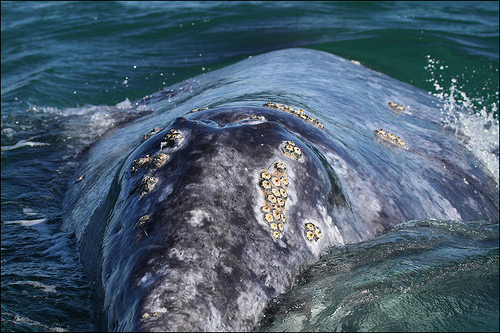
#> input picture test_images/ILSVRC2012_val_00000016.JPEG, 500 x 333 px
$ python -i GMM.py   (imports and definitions only)   (older library calls are emulated)
#> lines starting #> are read from the running program, lines starting #| are printed output that depends on the picture
import torch.optim as optim
from GMM_model import *
from common import *
import cv2
import torch.nn.functional as F
import numpy as np

# [27 lines left out: function save_res, not called in this run]


# Spatial Information / Image Complexity
def SI(img_path):
#> called with img_path = 'test_images/ILSVRC2012_val_00000016.JPEG'
    gray_img = cv2.imread(img_path,0)
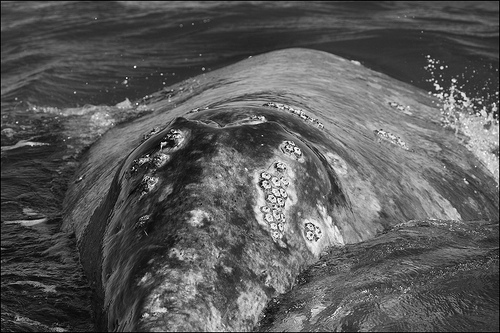
#> gray_img: shape (333, 500); min 0, max 255, mean 89.6
    JND_mask = JND(gray_img)
    x = cv2.Sobel(gray_img,cv2.CV_16S,1,0)
    y = cv2.Sobel(gray_img,cv2.CV_16S,0,1)
    absX = cv2.convertScaleAbs(x)  # turn to uint8
    absY = cv2.convertScaleAbs(y)
    dst = cv2.addWeighted(absX, 0.5, absY, 0.5, 0)

    return JND_mask, dst.mean()


# LA in paper
def LA(img):
    m, n = img.shape
#> m = 333; n = 500
    LA_mask = np.zeros((m, n))
    save_list = np.zeros(256)
    for i in range(128):
        save_list[i] = 17 * (1 - np.sqrt(i / 127)) + 3
    for i in range(128,256):
        save_list[i] = 3 * (i - 127) / 128 + 3

    for i in range(m):
        for j in range(n):
            LA_mask[i][j] = save_list[img[i][j]]
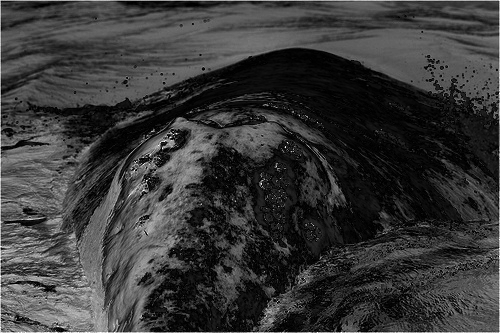
#> LA_mask: shape (333, 500) float64; min 3, max 20, mean 6.78; drawn with min black and max white

    return LA_mask


# CM in paper
# [16 lines left out: function CM, not called in this run]


# Compute JND mask
def JND(img):
#> (the run stopped early here; a loop or call above may not have finished)

$ run again, on test_images/ILSVRC2012_val_00000073.JPEG
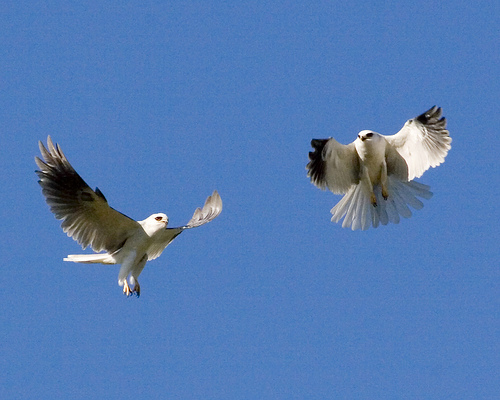
#> input picture test_images/ILSVRC2012_val_00000073.JPEG, 500 x 400 px
#> in SI, `gray_img = cv2.imread(img_path,0)`:
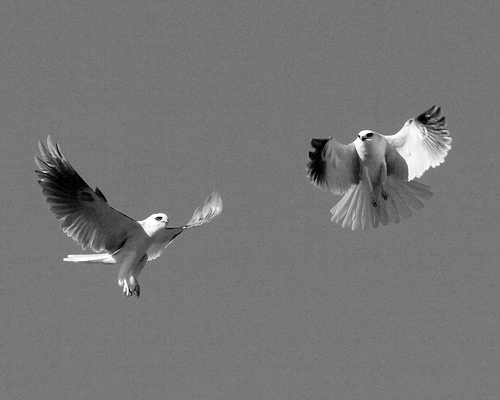
#> gray_img: shape (400, 500); min 0, max 255, mean 117.8
#> after the loop in LA, `for i in range(m):`:
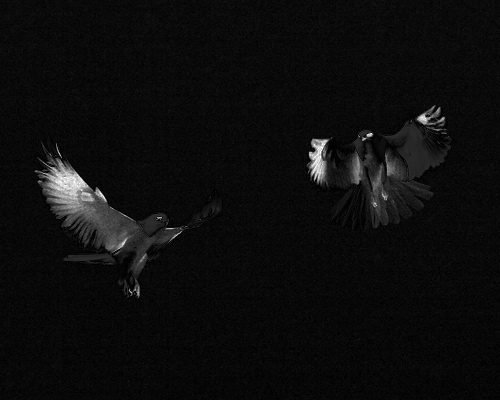
#> LA_mask: shape (400, 500) float64; min 3, max 20, mean 3.87; drawn with min black and max white

$ run again, on test_images/ILSVRC2012_val_00000724.JPEG
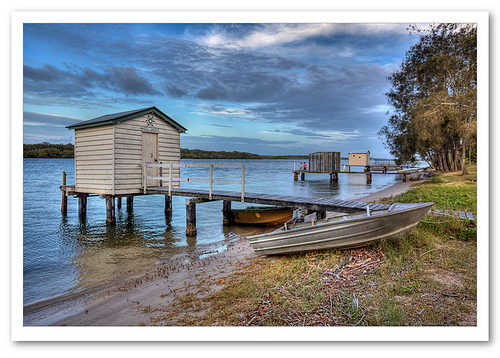
#> input picture test_images/ILSVRC2012_val_00000724.JPEG, 500 x 358 px
#> in SI, `gray_img = cv2.imread(img_path,0)`:
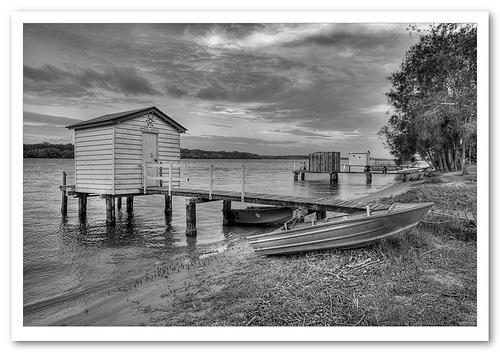
#> gray_img: shape (358, 500); min 0, max 255, mean 146.7
#> after the loop in LA, `for i in range(m):`:
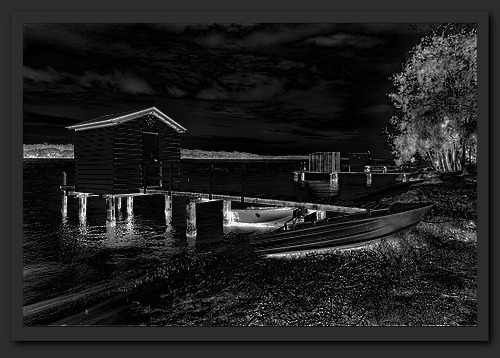
#> LA_mask: shape (358, 500) float64; min 3, max 20, mean 5.18; drawn with min black and max white

$ run again, on test_images/ILSVRC2012_val_00002967.JPEG
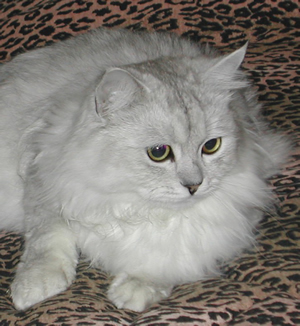
#> input picture test_images/ILSVRC2012_val_00002967.JPEG, 300 x 326 px
#> in SI, `gray_img = cv2.imread(img_path,0)`:
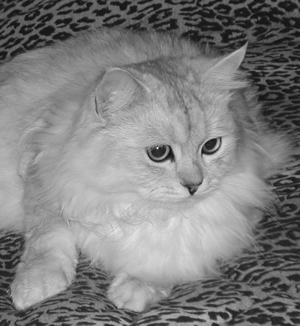
#> gray_img: shape (326, 300); min 14, max 235, mean 127.2
#> after the loop in LA, `for i in range(m):`:
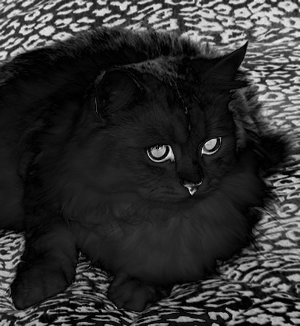
#> LA_mask: shape (326, 300) float64; min 3, max 14.36, mean 5.25; drawn with min black and max white
